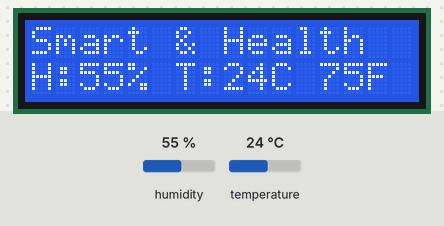
Bench run of a sketch on a simulated Arduino Uno, built with avr-gcc and run on an emulated ATmega328P. Shown: 16×2 character LCD. The test bench sets the inputs (shaded band); at power-on: humidity 55 %, temperature 24 °C. What the sketch prints to the serial monitor is not drawn.

Above: at 3.2 s.
3.3 s: humidity set to 22 %
At 4.7 s:
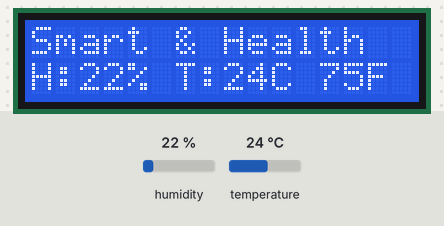
6.0 s: temperature set to 12 °C
At 6.5 s:
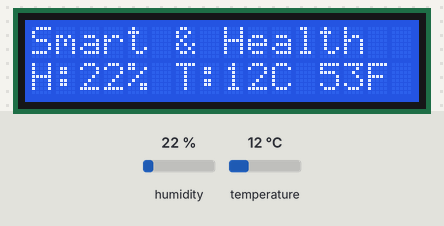
8.7 s: humidity set to 40 %
At 11.3 s:
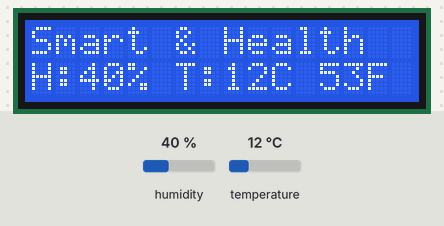
11.7 s: temperature set to 19 °C
At 13.1 s:
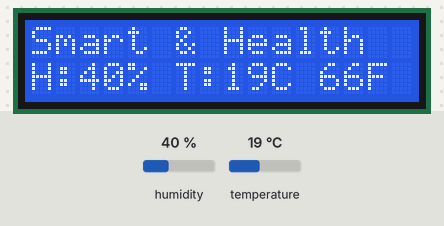
Timing chart, 0 to 14.7 s (numbered marks = the images above; inputs shaded):
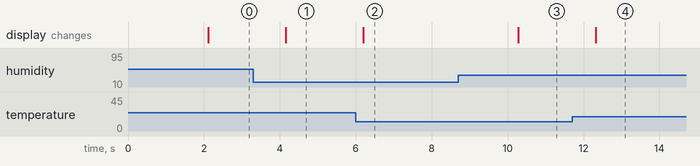

The sketch:

lcd1602_I2C_DHT.ino
```cpp
#include <Wire.h>
#include <LiquidCrystal_I2C.h>
#include "DHT.h"
#define DHTPIN 7     // what digital pin we're connected to

// Uncomment whatever type you're using!
#define DHTTYPE DHT11   // DHT 11
//#define DHTTYPE DHT22   // DHT 22  (AM2302), AM2321
//#define DHTTYPE DHT21   // DHT 21 (AM2301)

// Connect pin 1 (on the left) of the sensor to +5V
// NOTE: If using a board with 3.3V logic like an Arduino Due connect pin 1
// to 3.3V instead of 5V!
// Connect pin 2 of the sensor to whatever your DHTPIN is
// Connect pin 4 (on the right) of the sensor to GROUND
// Connect a 10K resistor from pin 2 (data) to pin 1 (power) of the sensor

// Initialize DHT sensor.
// Note that older versions of this library took an optional third parameter to
// tweak the timings for faster processors.  This parameter is no longer needed
// as the current DHT reading algorithm adjusts itself to work on faster procs.
DHT dht(DHTPIN, DHTTYPE);

// LCM1602 I2C LCD
 LiquidCrystal_I2C lcd(0x27, 2, 1, 0, 4, 5, 6, 7, 3, POSITIVE);  // 設定 LCD I2C 位址

//LiquidCrystal_I2C lcd(0x38);  // Set the LCD I2C address

//LiquidCrystal_I2C lcd(0x38, BACKLIGHT_PIN, POSITIVE);  // Set the LCD I2C address


void setup()   /*----( SETUP: RUNS ONCE )----*/
{
    Serial.begin(9600);
  Serial.println("DHTxx test!");
    dht.begin();
  lcd.begin(16, 2);      // 初始化 LCD，一行 20 的字元，共 4 行，預設開啟背光
  lcd.backlight(); // 開啟背光
  lcd.setCursor ( 0, 0 );        // go to home
    lcd.print("Smart & Health");
    delay(2000) ;   //wait 2 seconds
}// END Setup

static int count=0;
void loop()
{
  // Reading temperature or humidity takes about 250 milliseconds!
  // Sensor readings may also be up to 2 seconds 'old' (its a very slow sensor)
  float h = dht.readHumidity();
  // Read temperature as Celsius (the default)
  float t = dht.readTemperature();
  // Read temperature as Fahrenheit (isFahrenheit = true)
  float f = dht.readTemperature(true);

  lcd.setCursor(0,1);
  lcd.print("H:");
  lcd.print((int)h) ;
  lcd.print("% T:");
  lcd.print((int)t) ;
  lcd.print("C ");
  lcd.print((int)f) ;
  lcd.print("F");
  Serial.print("Humidity: ");
  Serial.print(h);
  Serial.print(" %\t");
  Serial.print("Temperature: ");
  Serial.print(t);
  Serial.print(" *C ");
  Serial.print(f);
  Serial.print(" *F\t");


  delay(2000);
} // END Loop
```

Measured:
- after the input at 3.3 s, the display: changes after 0.86 s (image 1)
- after the input at 6.0 s, the display: changes after 0.20 s (image 2)
- after the input at 8.7 s, the display: changes after 1.6 s (image 3)
- after the input at 11.7 s, the display: changes after 0.62 s (image 4)
